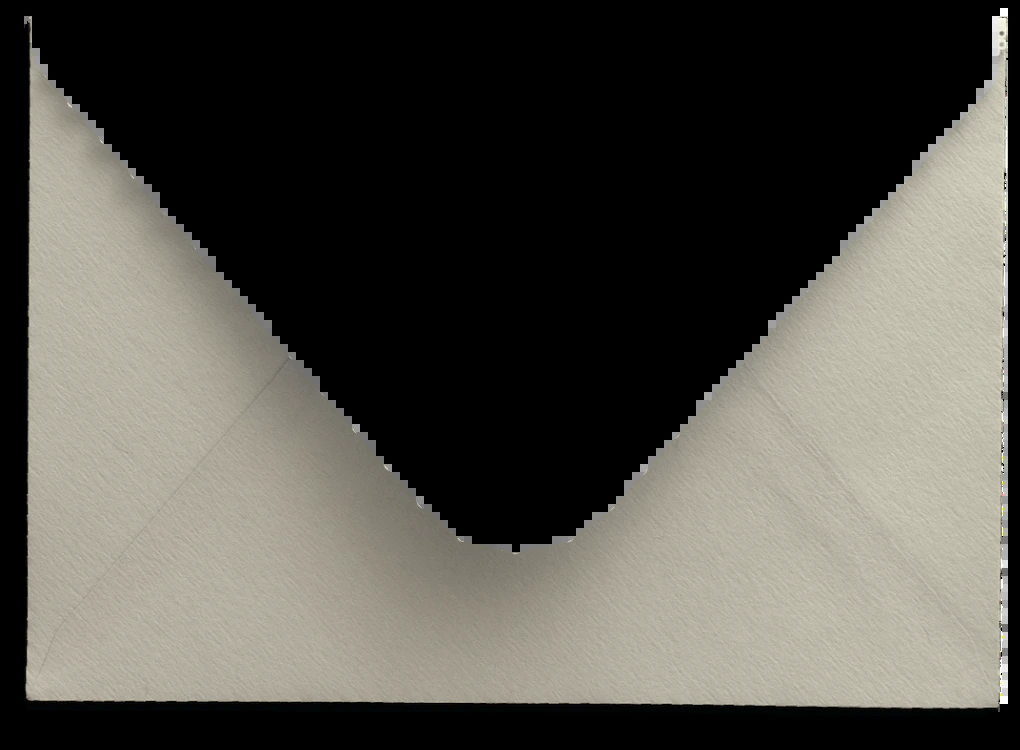
#> input picture wedding-card-hd/assets/img/body.webp, 1020 x 750 px, given in place of env.png, which was not available
$ python make_layers.py out.png
#> lines starting #> are read from the running program, lines starting #| are printed output that depends on the picture; pictures that were not available may be replaced by others from this repository, and a replacement may not be noted
# Build the envelope animation layers from the separately rendered PDF groups (1440 x 2560 page).
import cv2, numpy as np, os, sys
out = sys.argv[1]; os.makedirs(out, exist_ok=True)
BX0, BY0, BX1, BY1 = 220, 440, 1240, 1190          # layer box on the page
CX0, CY0 = 240, 447                                 # origin of the crop the masks were measured on
ox, oy = CX0 - BX0, CY0 - BY0

def box(img): return img[BY0:BY1, BX0:BX1].astype(np.float32)
env = box(cv2.imread('r128/env.png', cv2.IMREAD_UNCHANGED))
#> in box, `def box(img): return img[BY0:BY1, BX0:BX1].astype(np.float32)`:
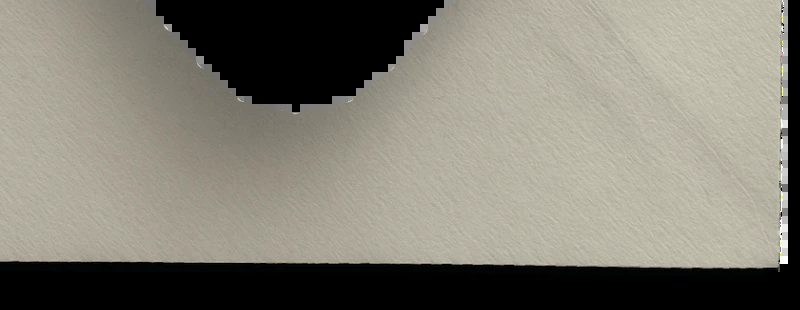
#> returned value: shape (310, 800, 4) float32; mean of channels 0, 1, 2, 3 115.8, 126.8, 130.2, 191.1; drawn as B, G, R
seal = box(cv2.imread('r128/seal.png', cv2.IMREAD_UNCHANGED))
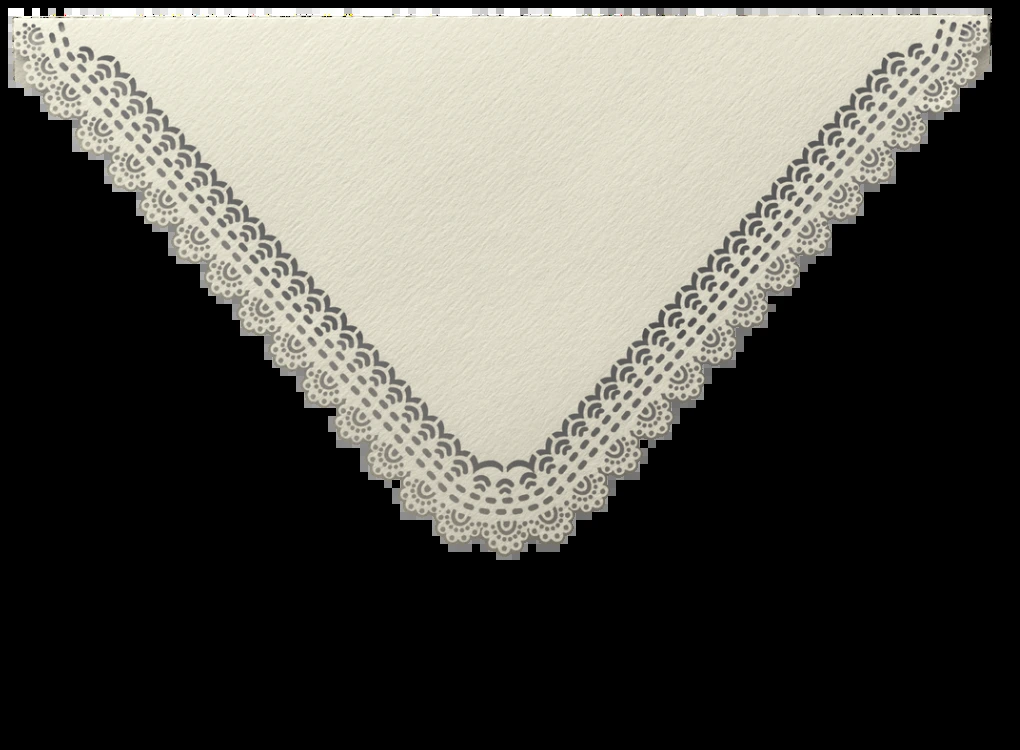
#> input picture wedding-card-hd/assets/img/flap-back.webp, 1020 x 750 px, given in place of seal.png, which was not available
#> in box (call 2), `def box(img): return img[BY0:BY1, BX0:BX1].astype(np.float32)`:
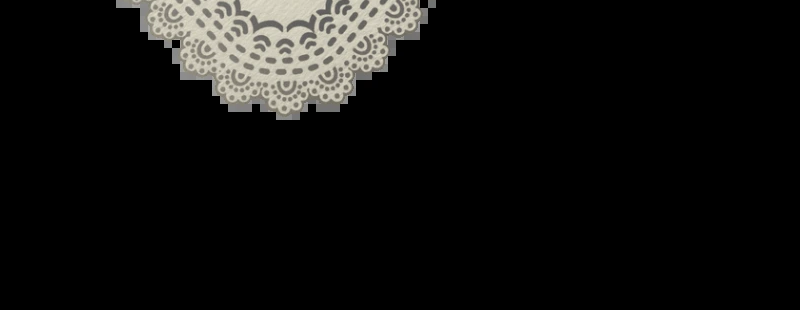
#> returned value: shape (310, 800, 4) float32; mean of channels 0, 1, 2, 3 15.2, 16.4, 16.7, 21.6; drawn as B, G, R
click = box(cv2.imread('r128/click.png', cv2.IMREAD_UNCHANGED))
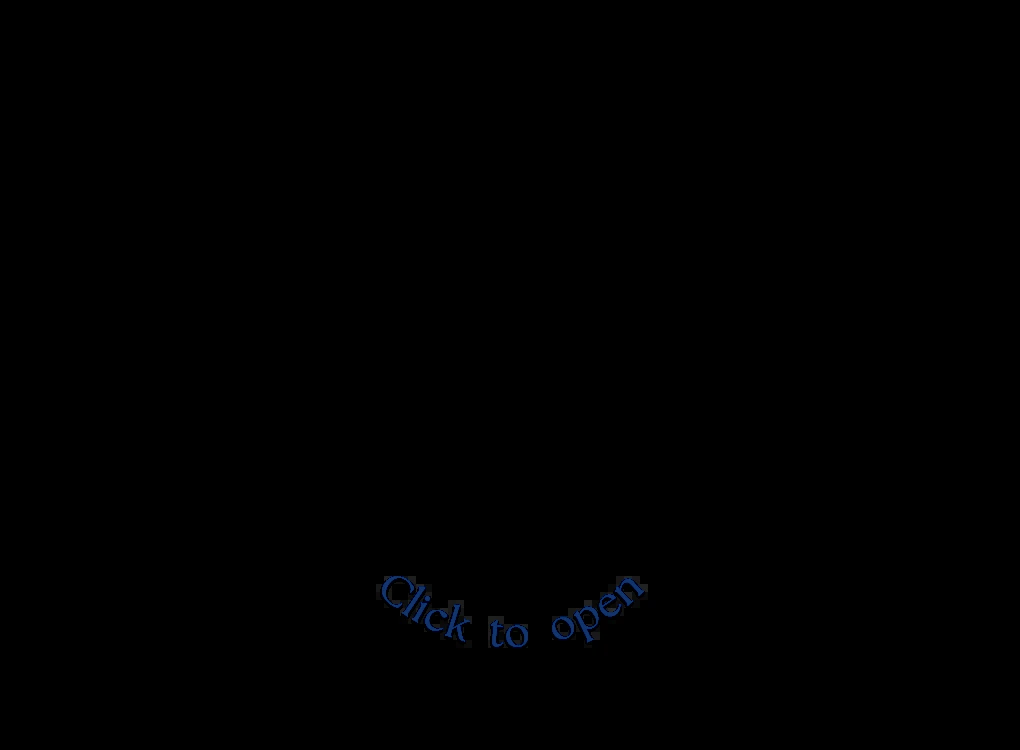
#> input picture wedding-card-hd/assets/img/click.webp, 1020 x 750 px, given in place of click.png, which was not available
#> in box (call 3), `def box(img): return img[BY0:BY1, BX0:BX1].astype(np.float32)`:
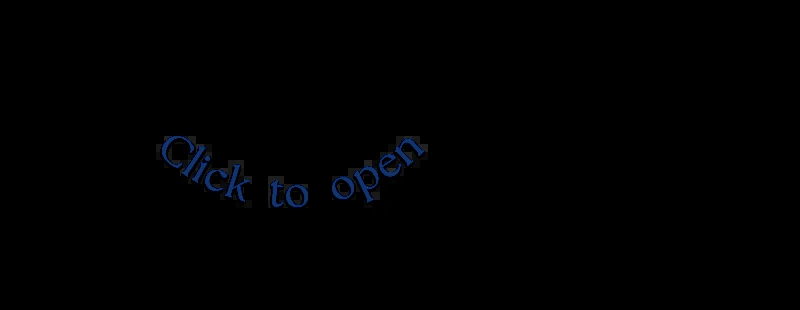
#> returned value: shape (310, 800, 4) float32; mean of channels 0, 1, 2, 3 1.3, 0.7, 0.4, 1.5; drawn as B, G, R
H, W = env.shape[:2]
#> H = 310; W = 800

def place(mask):
    m = np.zeros((H, W), np.float32)
    m[oy:oy + mask.shape[0], ox:ox + mask.shape[1]] = mask
    return m
#> (the run stopped early here; a loop or call above may not have finished)
